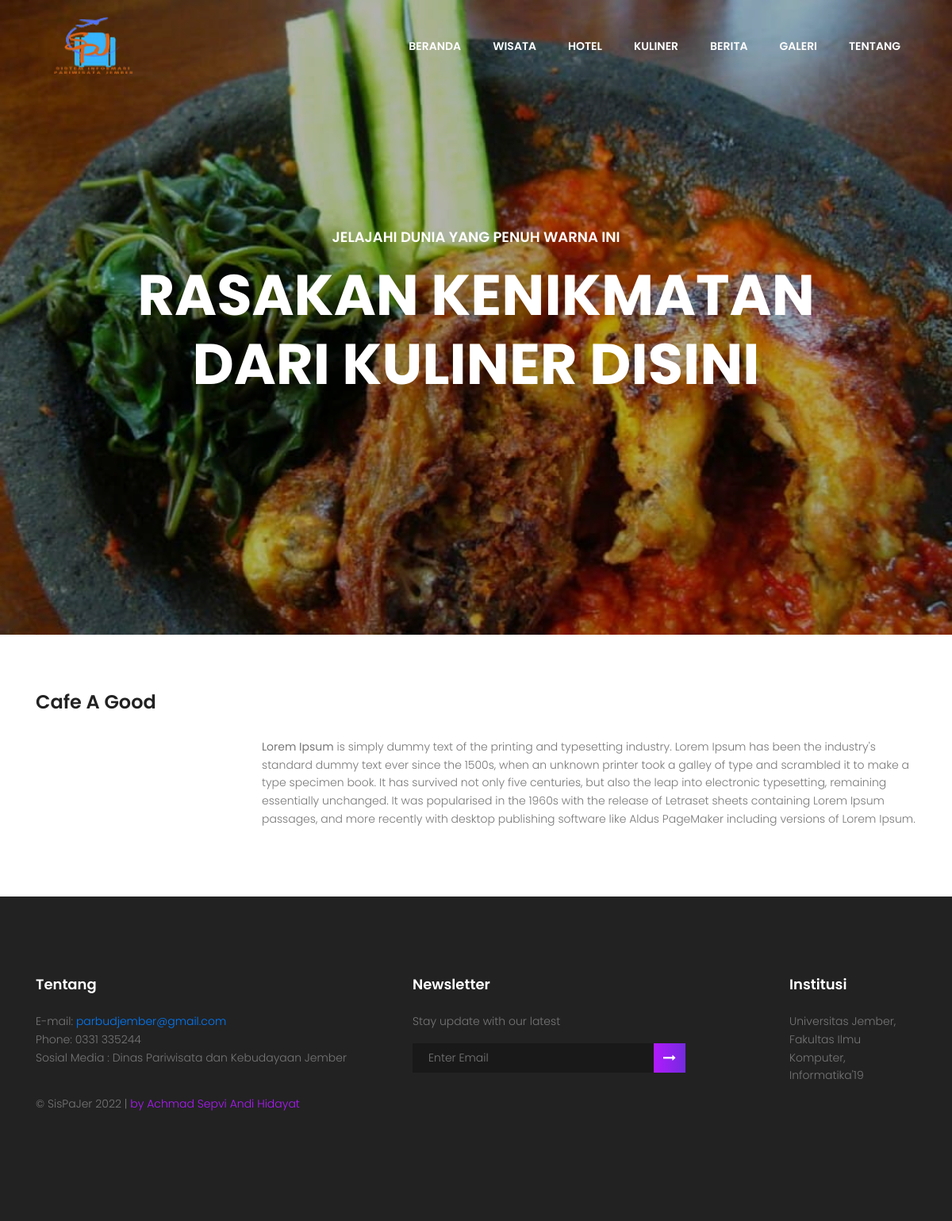
The app's page /pages/kuliner/kuliner.php with its own data.
### tables this page shows
CREATE TABLE `tb_cafe` (
  `idCafe` int(11) NOT NULL,
  `namaCafe` varchar(70) NOT NULL,
  `deskripsi` text NOT NULL,
  `gambar` text NOT NULL
);

### pages/kuliner/kuliner.php (the view, shortened to what this page needs)
<!DOCTYPE html>
<html lang="en" class="no-js">
<?php include '../header.php' ?>
<body>
	<section class="banner-area" id="home">
		<header class="default-header">
			<nav class="navbar navbar-expand-lg navbar-light">
				<div class="container">
					<a class="navbar-brand" href="../../index.php">
						<img src="../../assets/images/spj4.PNG" width="150px" height="90px" alt="">
					</a>
					<div class="collapse navbar-collapse justify-content-end align-items-center"
						id="navbarSupportedContent">
						<ul class="navbar-nav">
							<li><a href="../../index.php">Beranda</a></li>
							<li><a href="../wisata/wisata.php">Wisata</a></li>
							<li><a href="../hotel/hotel.php">Hotel</a></li>
							<li><a href="">Kuliner</a></li>
							<li><a href="../event/event.php">Berita</a></li>
							<li><a href="../galeri/galeri.php">Galeri</a></li>
							<li><a href="../tentang/tentang.php">Tentang</a></li>
						</ul>
					</div>
				</div>
			</nav>
		</header>
	</section>
    <section class="default-banner active-blog-slider">
		<div class="item-slider relative" style="background: url('../../assets/images/kuliner/banner2.jpg');background-size: cover;">
			<div class="container">
				<div class="row fullscreen justify-content-center align-items-center">
					<div class="col-md-10 col-12">
						<div class="banner-content text-center">
							<h4 class="text-white mb-20 text-uppercase">Jelajahi Dunia Yang Penuh Warna Ini</h4>
							<h1 class="text-uppercase text-white">Rasakan Kenikmatan Dari Kuliner Disini</h1>
						</div>
					</div>
				</div>
			</div>
		</div>
	</section>
    <div class="whole-wrap">
        <div class="container">
			<?php
				$sql = "SELECT * FROM tb_cafe ORDER BY idCafe DESC";
				$query = mysqli_query($con, $sql);
				$count = 0;
				while ($data = mysqli_fetch_array($query)) {
					$count = $count + 1;
					if ($count % 2 == 0) { ?>
						<div class="section-top-border text-right">
					<?php } else { ?>
						<div class="section-top-border">
					<?php } ?>
					<h3 class="mb-30"><?= $data['namaCafe']; ?></h3>
					<div class="row">
						<div class="col-md-3">
						</div>
						<div class="col-md-9 mt-sm-20">
							<?= htmlspecialchars_decode($data['deskripsi']); ?>
						</div>
					</div>
				</div>
			<?php } ?>
        </div>
    </div>
	<?php include '../footer.php' ?>
</body>
</html>

### assets/css/main.css (style rules this page uses)
body { color: #777777; font-family: "Poppins", sans-serif; font-size: 14px; font-weight: 300; line-height: 1.625em; position: relative; }
ol, ul { margin: 0; padding: 0; list-style: none; }
a { -webkit-transition: all 0.3s ease 0s; -moz-transition: all 0.3s ease 0s; -o-transition: all 0.3s ease 0s; transition: all 0.3s ease 0s; }
a, a:focus, a:hover { text-decoration: none; outline: 0; }
h1, h2, h3, h4, h5, h6 { font-family: "Poppins", sans-serif; color: #222222; line-height: 1.2em !important; margin-bottom: 0; margin-top: 0; font-weight: 600; }
h1, .h1 { font-size: 36px; }
h3, .h3 { font-size: 24px; }
h4, .h4 { font-size: 18px; }
.mb-20 { margin-bottom: 20px; }
.mb-30 { margin-bottom: 30px; }
.text-white { color: #fff; }
.text-center { text-align: center; }
.relative { position: relative; }
h1 { font-size: 36px; }
h3 { font-size: 24px; }
h4 { font-size: 18px; }
h1, h2, h3, h4, h5, h6 { line-height: 1.5em; }
.default-header { position: absolute; top: 0; left: 0; width: 100%; z-index: 9; }
.navbar-nav a { text-transform: uppercase; font-weight: 600; color: #fff; padding: 20px; }
.default-header { background-color: transparent; width: 100% !important; }
.default-banner { margin-top: -48px; }
.default-banner h1 { color: #222; font-size: 72px; font-weight: 700; line-height: 1em; margin-bottom: 10px; }
.whole-wrap { background-color: #fff; }
.section-top-border { padding: 70px 0; border-top: 1px dotted #eee; }

### records on screen
tb_cafe: namaCafe "Cafe A Good", deskripsi "Lorem Ipsum is simply dummy text of the printing and typesetting industry. Lorem Ipsum has been the industry's standard dummy text ever since the 1500s, when an unknown printer took a galley of type and scrambled it to make a type specimen book. It has survived not only five centuries, but also the leap into electronic typesetting, remaining essentially unchanged. It was popularised in the 1960s with the release of Letraset sheets containing Lorem Ipsum passages, and more recently with desktop publishing software like Aldus PageMaker including versions of Lorem Ipsum."
